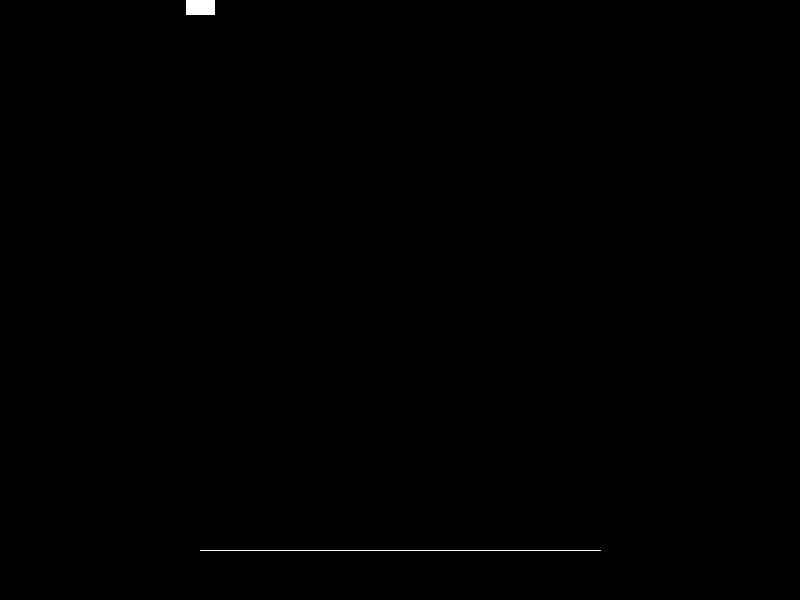
Frame 1 (no input)
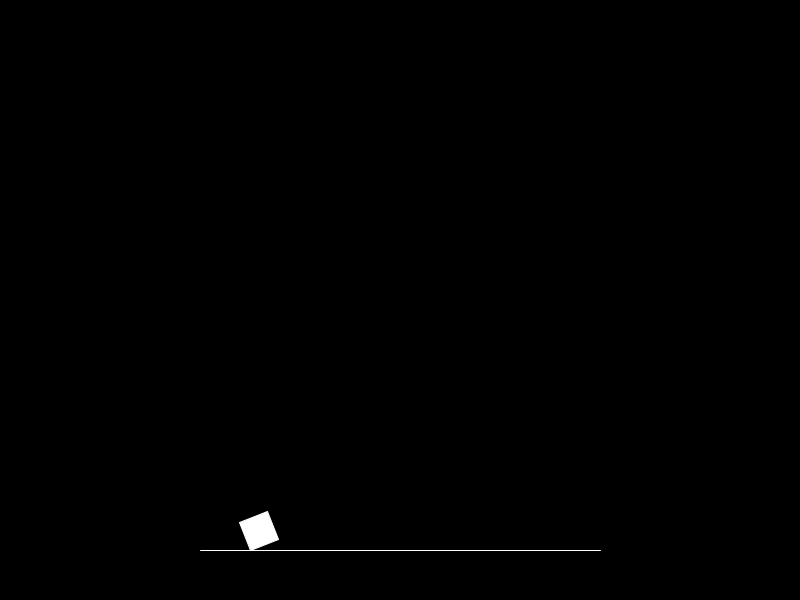
Frame 60 (the mouse pressed at the canvas centre just before this capture)
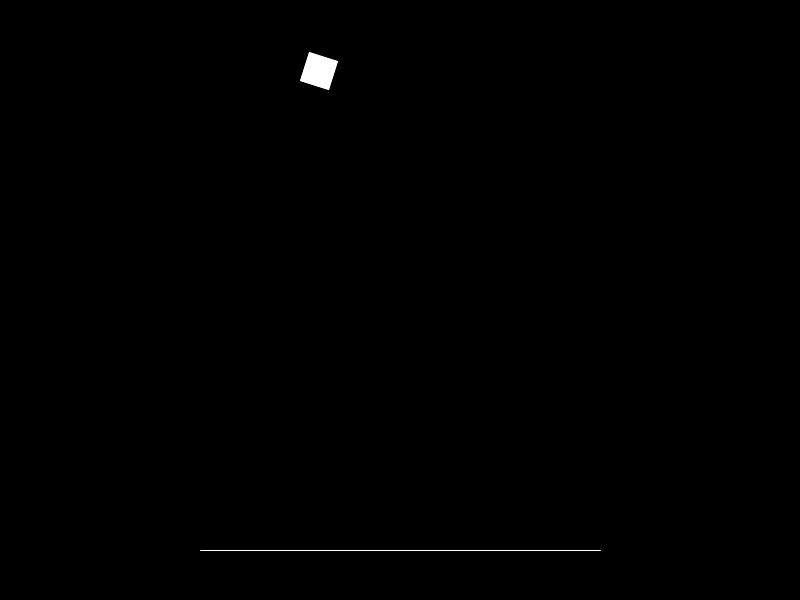
Frame 120 (the mouse held since frame 60 and released just before this capture)

The Processing sketch that drew these frames (run headless with seeded random() and noise(); from frame 60 on, the mouse is pressed at the canvas centre):

// Processing sketch: bounce2
// ── bounce2.pde
float dia = 30;
float rad = dia / 2;
float x = 200;
float y = 00;
float ycon;
float yspeed = 0;
float xspeed = 1;
float decay = -0.7;
float gravity = 0.3;
float angle = 0;
float rot = 0.1;
float top = 0;
float lWall = 200;
float rWall = 600;
float btm = 550;

void setup(){
  size(800, 600);
  
}

void draw(){
  background(0);
  //filter(BLUR, 1);
  pushMatrix();
  translate(x, ycon);
  rotate(angle);
  rectMode(CENTER);
  rect(0, 0, dia, dia);
  bounce();
  popMatrix();
  
  stroke(255);
  line(lWall, btm, rWall, btm);
  println(rot, angle);
}

void bounce(){
 x += xspeed;
 angle += rot;
 yspeed += gravity;
 y += yspeed;
 ycon = constrain(y, top, btm-rad);
 if(y >= btm-rad){
  yspeed *= -0.95;
  rot *= decay;
 }

 if(x >= rWall || x <= lWall){
   xspeed = xspeed * -1;
   rot *= decay;
 }
 
}
